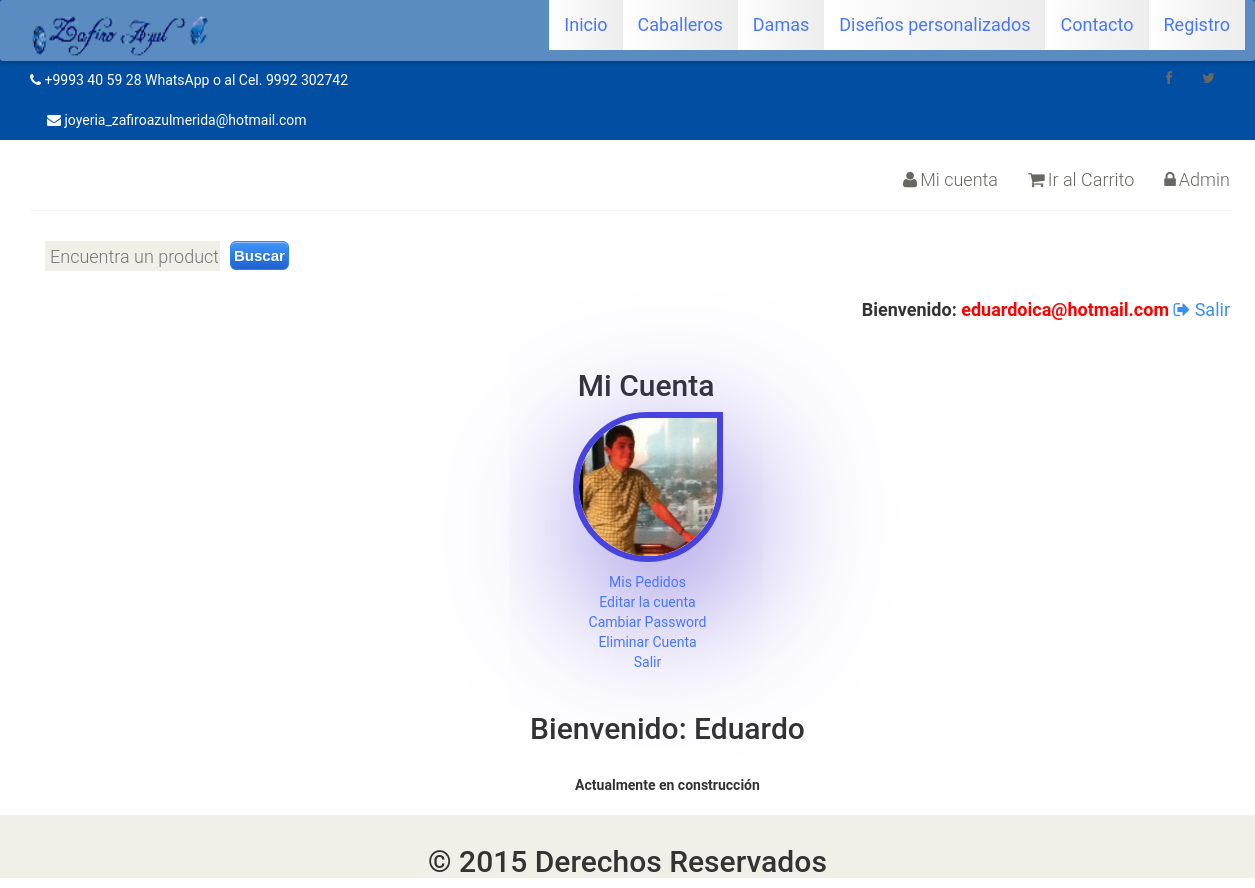
Screenshot of /my_account.php (signed in) with the database file from the repository.
### tables this page shows
CREATE TABLE IF NOT EXISTS `categorias` (
`cat_id` int(100) NOT NULL,
  `cat_title` text NOT NULL
);

CREATE TABLE IF NOT EXISTS `clientes` (
`customer_id` int(10) NOT NULL,
  `customer_name` text NOT NULL,
  `apellidos` text NOT NULL,
  `direccion` varchar(255) NOT NULL,
  `telefono` text NOT NULL,
  `customer_email` varchar(100) NOT NULL,
  `customer_pass` varchar(100) NOT NULL,
  `customer_ip` varchar(255) NOT NULL,
  `customer_image` text NOT NULL
);

### my_account.php (the view, shortened to what this page needs)
<?php
if(!isset($_SESSION['customer_email'])){
	echo "<script>window.open('customer_login.php?sesion_no_iniciada=¡No has iniciado sesión!','_self')</script>";
}
else {
?>
<?php
include("funciones/funciones.php");
?>
<?php
include "cabecera_formato.inc";
?>
		<div class="content_wrapper">
			<div id="content_area">
				<div id="products_box">
				<div>
				<div align="center" ><h2>&nbsp;&nbsp;&nbsp;&nbsp;&nbsp;Mi Cuenta</h2></div>
				<ul id="cats" align="center">
				<?php
				$user = $_SESSION['customer_email'];
				$get_img = "select * from clientes where customer_email='$user'";
				$run_img = mysqli_query($con, $get_img);
				$row_img = mysqli_fetch_array($run_img);
				$c_imagen = $row_img['customer_image'];
				$c_name = $row_img['customer_name'];
				echo "<p style='text-align:center;'><img src='cliente/imagenes_cliente/$c_imagen'  width='150' height='150' class='circulo'/></p>";
				?>
				<li><a href="my_account.php?my_orders">Mis Pedidos</a></li>
				<li><a href="my_account.php?edit_account">Editar la cuenta</a></li>
				<li><a href="my_account.php?change_pass">Cambiar Password</a></li>
				<li><a href="my_account.php?delete_account">Eliminar Cuenta</a></li>
				<li><a href="logout.php">Salir</a></li>
				<ul>
				<div align="center">
				<?php
				if(!isset($_GET['my_orders'])){
					if(!isset($_GET['edit_account'])){
						if(!isset($_GET['change_pass'])){
							if(!isset($_GET['delete_account'])){
				echo "
				<h2 style='padding:20px;'>Bienvenido:  $c_name </h2>
				<b>Actualmente en construcción <a href='my_account.php?my_orders'></a></b>";
				}
				}
				}
				}
				?>
				</div>
			</div>
		</div>
		<div id="footer">
		<h2 style="text-align:center; padding-top:30px;">&copy; 2015 Derechos Reservados</h2>
		</div>
	</div>
</body>
</html>
<?php } ?>

### funciones/funciones.php (shortened to what this page needs)
<?php
$con = mysqli_connect("localhost","tienda","online","joyeria");
mysqli_set_charset($con, "utf8");
function getCats(){
	global $con;
	$get_cats = "select * from categorias";
	$run_cats = mysqli_query($con, $get_cats);
	while ($row_cats=mysqli_fetch_array($run_cats)){
		$cat_id = $row_cats['cat_id'];
		$cat_title = $row_cats['cat_title'];
	echo "<li id='navegador1'><a href='catalogo.php?cat=$cat_id'>$cat_title</a></li>";
	}
}
?>

### css/main.css (style rules this page uses)
ul li { list-style: none; }
a { -webkit-transition: 300ms; -moz-transition: 300ms; -o-transition: 300ms; transition: 300ms; }
h1, h2, h3, h4, h5, h6 { font-family: 'Roboto', sans-serif; }
#footer { background: #F0F0E9; }

### css/style.css (style rules this page uses)
#navegador1 { background: rgba(255,255,255,1); background: -moz-linear-gradient(left, rgba(255,255,255,1) 0%, rgba(246,246,246,1) 47%, rgba(237,237,237,1) 100%); background: -webkit-gradient(left top, right top, color-stop(0%, rgba(255,255,255,1)), color-stop(47%, rgba(246,246,246,1)), color-stop(100%, rgba(237,237,237,1))); background: -webkit-linear-gradient(left, rgba(255,255,255,1) 0%, rgba(246,246,246,1) 47%, rgba(237,237,237,1) 100%); background: -o-linear-gradient(left, rgba(255,255,255,1) 0%, rgba(246,246,246,1) 47%, rgba(237,237,237,1) 100%); background: -ms-linear-gradient(left, rgba(255,255,255,1) 0%, rgba(246,246,246,1) 47%, rgba(237,237,237,1) 100%); background: linear-gradient(to right, rgba(255,255,255,1) 0%, rgba(246,246,246,1) 47%, rgba(237,237,237,1) 100%); filter: progid:DXImageTransform.Microsoft.gradient( startColorstr='#ffffff', endColorstr='#ededed', GradientType=1 ); font-size: 18; }
.circulo { border-radius: 200px 0px 200px 200px; -moz-border-radius: 200px 0px 200px 200px; -webkit-border-radius: 200px 0px 200px 200px; border: 6px solid #4843e0; -webkit-box-shadow: 13px 42px 151px -7px rgba(84,62,209,1); -moz-box-shadow: 13px 42px 151px -7px rgba(84,62,209,1); box-shadow: 13px 42px 151px -7px rgba(84,62,209,1); }

### rows the page displays
categorias: cat_title "Caballeros"
categorias: cat_title "Damas"
categorias: cat_title "Diseños personalizados"
clientes: customer_image (picture), customer_name "Eduardo"

### other values shown
$_SESSION['customer_email'] "eduardoica@hotmail.com"
